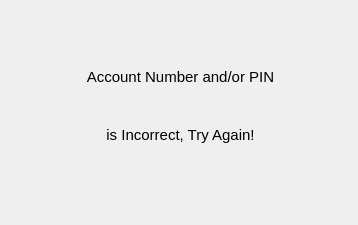
<?xml version="1.0" encoding="UTF-8"?>
<ui version="4.0">
 <class>admin_error2</class>
 <widget class="QWidget" name="admin_error2">
  <property name="geometry">
   <rect>
    <x>0</x>
    <y>0</y>
    <width>358</width>
    <height>225</height>
   </rect>
  </property>
  <property name="minimumSize">
   <size>
    <width>358</width>
    <height>225</height>
   </size>
  </property>
  <property name="maximumSize">
   <size>
    <width>358</width>
    <height>225</height>
   </size>
  </property>
  <property name="windowTitle">
   <string>Warning</string>
  </property>
  <widget class="QWidget" name="verticalLayoutWidget">
   <property name="geometry">
    <rect>
     <x>20</x>
     <y>50</y>
     <width>321</width>
     <height>111</height>
    </rect>
   </property>
   <layout class="QVBoxLayout" name="verticalLayout">
    <item>
     <widget class="QLabel" name="label">
      <property name="font">
       <font>
        <pointsize>11</pointsize>
       </font>
      </property>
      <property name="text">
       <string>Account Number and/or PIN</string>
      </property>
      <property name="alignment">
       <set>Qt::AlignCenter</set>
      </property>
     </widget>
    </item>
    <item>
     <widget class="QLabel" name="label_2">
      <property name="font">
       <font>
        <pointsize>11</pointsize>
       </font>
      </property>
      <property name="text">
       <string>is Incorrect, Try Again!</string>
      </property>
      <property name="alignment">
       <set>Qt::AlignCenter</set>
      </property>
     </widget>
    </item>
   </layout>
  </widget>
 </widget>
 <resources/>
 <connections/>
</ui>
